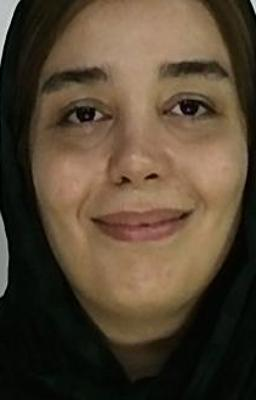
%> input picture Introduction to Facial Micro Expressions Analysis Using Color and Depth Images a Matlab Coding Approach/Exp_Hap_Color.jpg, 256 x 400 px
$ octave 'calling fun function.m'   (GNU Octave 9; MATLAB toolbox functions it lacks are replaced by stand-ins)
%> lines starting %> are read from the running program, lines starting %| are printed output that depends on the picture
%> further down, RGB is the input picture: size 400x256x3 uint8; mean R, G, B 84, 68.7, 50.3
### Introduction to Facial Micro Expressions Analysis Using Color and Depth Images a Matlab Coding Approach/fun.m
function [pic,pica]=fun(pic) % Function "fun" with one input and two outputs
pic=rgb2gray(pic); % Gray image
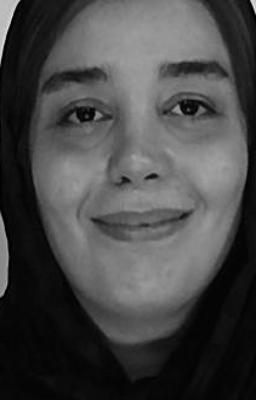
%> pic: size 400x256 uint8; min 1, max 240, mean 71.2
pics = imsharpen(pic,'Radius',5,'Amount',0.5); % Sharpened image
picw = medfilt2(pics,[5 5]); % Median filter
pica = imadjust(picw); % Contrast adjusted
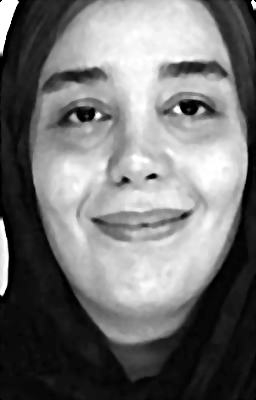
%> pica: size 400x256 uint8; min 0, max 255, mean 115.1
figure('units','normalized','outerposition',[0 0 1 1])
subplot(1,4,1),imshow(pic);title('Original');
subplot(1,4,2),imshow(pics);title('Sharped');
subplot(1,4,3),imshow(picw);title('Median Filtered');
subplot(1,4,4),imshow(pica);title('Contrast Adjusted');
end

### Introduction to Facial Micro Expressions Analysis Using Color and Depth Images a Matlab Coding Approach/calling fun function.m
clc;    % Clearing the Command Window
clear;  % Clearing the Workspace
RGB=imread('Exp_Hap_Color.jpg'); % Reading color image
[pic,pica]=fun(RGB) % Calling "fun" function (sending one input and reciving two outputs)

$ run again, with Introduction to Facial Micro Expressions Analysis Using Color and Depth Images a Matlab Coding Approach/Cat.jpg copied over Introduction to Facial Micro Expressions Analysis Using Color and Depth Images a Matlab Coding Approach/Exp_Hap_Color.jpg
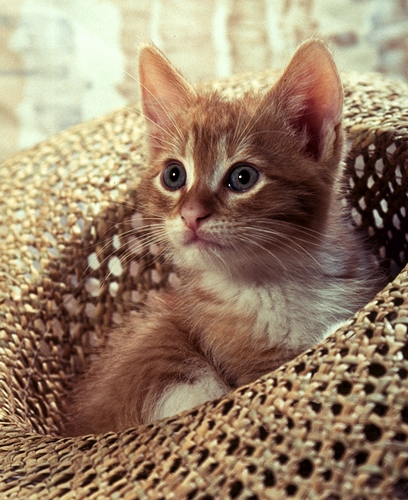
%> input picture Introduction to Facial Micro Expressions Analysis Using Color and Depth Images a Matlab Coding Approach/Cat.jpg, 408 x 500 px
%> RGB is the input picture: size 500x408x3 uint8; mean R, G, B 151.6, 128, 104
%> in fun, `pics = imsharpen(pic,'Radius',5,'Amount',0.5);`:
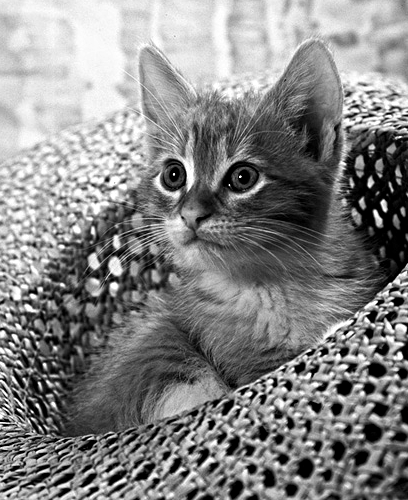
%> pics: size 500x408 uint8; min 0, max 255, mean 132.7
%> in fun, `picw = medfilt2(pics,[5 5]);`:
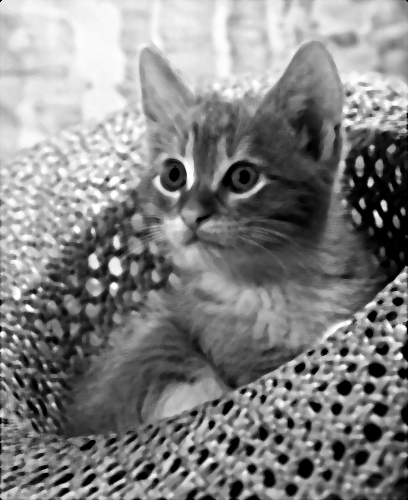
%> picw: size 500x408 uint8; min 0, max 255, mean 131.9

$ run again, with Introduction to Facial Micro Expressions Analysis Using Color and Depth Images a Matlab Coding Approach/Cpre.jpg copied over Introduction to Facial Micro Expressions Analysis Using Color and Depth Images a Matlab Coding Approach/Exp_Hap_Color.jpg
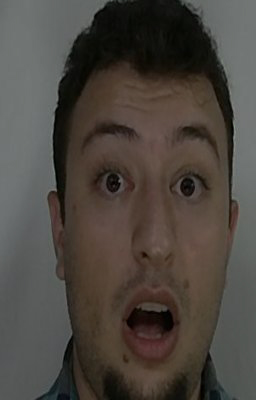
%> input picture Introduction to Facial Micro Expressions Analysis Using Color and Depth Images a Matlab Coding Approach/Cpre.jpg, 256 x 400 px
%> RGB is the input picture: size 400x256x3 uint8; mean R, G, B 76.1, 70.1, 64
%> in fun, `pica = imadjust(picw);`:
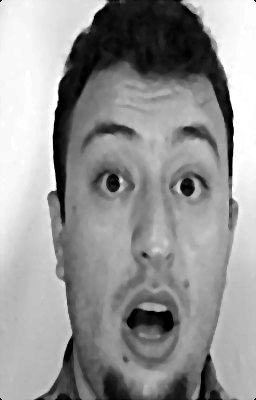
%> pica: size 400x256 uint8; min 0, max 255, mean 149.4

$ run again, with Introduction to Facial Micro Expressions Analysis Using Color and Depth Images a Matlab Coding Approach/Exp_Nut_Color.jpg copied over Introduction to Facial Micro Expressions Analysis Using Color and Depth Images a Matlab Coding Approach/Exp_Hap_Color.jpg
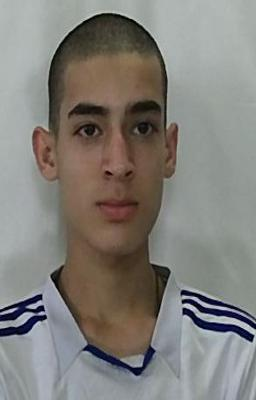
%> input picture Introduction to Facial Micro Expressions Analysis Using Color and Depth Images a Matlab Coding Approach/Exp_Nut_Color.jpg, 256 x 400 px
%> RGB is the input picture: size 400x256x3 uint8; mean R, G, B 130.1, 127.1, 122
%> in fun, `pics = imsharpen(pic,'Radius',5,'Amount',0.5);`:
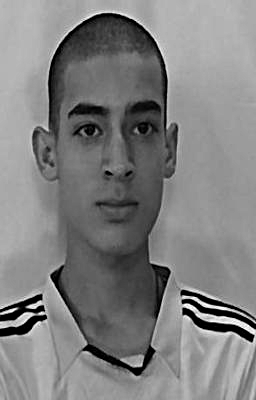
%> pics: size 400x256 uint8; min 0, max 255, mean 128
%> in fun, `pica = imadjust(picw);`:
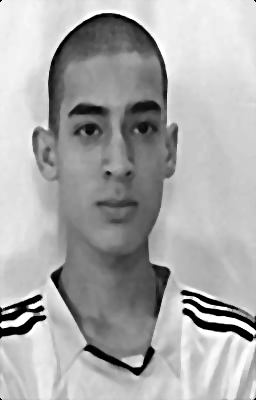
%> pica: size 400x256 uint8; min 0, max 255, mean 170.2
